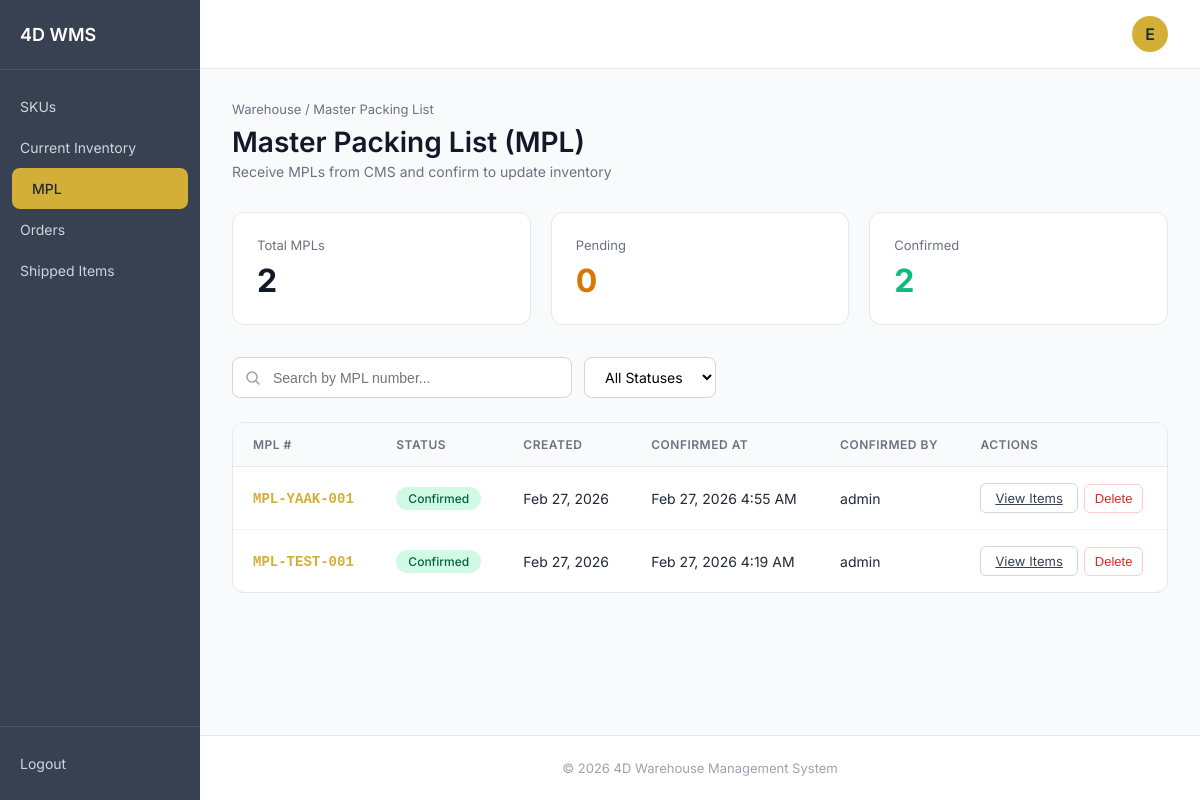
/mpl.php (signed in), run on the app's committed database.
### tables this page shows
CREATE TABLE `packing_list` (
  `id` int(11) NOT NULL,
  `mpl_number` varchar(100) NOT NULL,
  `status` enum('pending','confirmed','cancelled') DEFAULT 'pending',
  `created_at` timestamp NOT NULL DEFAULT CURRENT_TIMESTAMP,
  `confirmed_at` timestamp NULL DEFAULT NULL,
  `confirmed_by_user_id` int(11) DEFAULT NULL
);

CREATE TABLE `users` (
  `id` int(11) NOT NULL,
  `username` varchar(50) NOT NULL,
  `email` varchar(100) DEFAULT NULL,
  `password` varchar(255) NOT NULL,
  `last_login` datetime DEFAULT NULL,
  `created_at` timestamp NOT NULL DEFAULT CURRENT_TIMESTAMP
);

### mpl.php (the view, shortened to what this page needs)
<?php
require_once 'db_connect.php';
$username = $_SESSION['username'] ?? 'U';
$total_mpls   = $mysqli->query("SELECT COUNT(*) c FROM packing_list")->fetch_assoc()['c'] ?? 0;
$pending      = $mysqli->query("SELECT COUNT(*) c FROM packing_list WHERE status = 'pending'")->fetch_assoc()['c'] ?? 0;
$confirmed    = $mysqli->query("SELECT COUNT(*) c FROM packing_list WHERE status = 'confirmed'")->fetch_assoc()['c'] ?? 0;
$search        = isset($_GET['search']) ? $mysqli->real_escape_string(trim($_GET['search'])) : '';
$status_filter = isset($_GET['status']) ? $mysqli->real_escape_string(trim($_GET['status'])) : '';
$where_parts = [];
$where = $where_parts ? 'WHERE ' . implode(' AND ', $where_parts) : '';
$result = $mysqli->query("SELECT pl.*, u.username as confirmed_by
                          FROM packing_list pl
                          LEFT JOIN users u ON pl.confirmed_by_user_id = u.id
                          $where
                          ORDER BY pl.created_at DESC
                          LIMIT 100");
$mpls = $result ? $result->fetch_all(MYSQLI_ASSOC) : [];
?>
<!DOCTYPE html>
<html lang="en">
<head>
    <link rel="stylesheet" href="styles.css">
</head>
<body>
    <div class="sidebar">
        <div class="logo">4D WMS</div>
        <nav class="nav">
            <a href="index.php"      class="nav-item"><p>SKUs</p></a>
            <a href="inventory.php"  class="nav-item"><p>Current Inventory</p></a>
             <a href="mpl.php"        class="nav-item active"><p>MPL</p></a>
            <a href="orders.php"     class="nav-item"><p>Orders</p></a>
            <a href="shipped.php" class="nav-item"> <p>Shipped Items</p> </a>
        </nav>
        <div class="logout">
            <a href="logout.php" class="logout-btn">
                <p>Logout</p>
            </a>
        </div>
    </div>
    <div class="main-content">
        <header class="header">
            <div class="header-right">
                <div class="user-avatar"><?= strtoupper(substr($username, 0, 1)) ?></div>
            </div>
        </header>
        <main class="content">
            <div class="breadcrumb">Warehouse / Master Packing List</div>
            <h1 class="page-title">Master Packing List (MPL)</h1>
            <p class="page-subtitle">Receive MPLs from CMS and confirm to update inventory</p>
            <div class="stats-row" style="grid-template-columns:repeat(3,1fr);">
                <div class="stat-card">
                    <div class="stat-label">Total MPLs</div>
                    <div class="stat-value"><?= number_format($total_mpls) ?></div>
                </div>
                <div class="stat-card">
                    <div class="stat-label">Pending</div>
                    <div class="stat-value" style="color:#D97706;"><?= number_format($pending) ?></div>
                </div>
                <div class="stat-card">
                    <div class="stat-label">Confirmed</div>
                    <div class="stat-value green"><?= number_format($confirmed) ?></div>
                </div>
            </div>
            <div class="filters">
                <input type="text" class="search-input" style="max-width:340px;"
                       placeholder="Search by MPL number..."
                       value="<?= htmlspecialchars($search) ?>"
                       onchange="window.location.href='mpl.php?search='+encodeURIComponent(this.value)+'<?= $status_filter ? '&status='.urlencode($status_filter) : '' ?>'">
                <select class="select-box"
                        onchange="window.location.href='mpl.php?status='+this.value+'<?= $search ? '&search='.urlencode($search) : '' ?>'">
                    <option value="">All Statuses</option>
                </select>
            </div>
            <div class="card">
                <table class="table">
                    <thead>
                        <tr>
                            <th>MPL #</th>
                            <th>Status</th>
                            <th>Created</th>
                            <th>Confirmed At</th>
                            <th>Confirmed By</th>
                            <th>Actions</th>
                        </tr>
                    </thead>
                    <tbody>
                        <?php if (empty($mpls)): ?>
                        <tr>
                            <td colspan="6">
                                <div class="empty-state">
                                    <div style="font-size:48px;">📦</div>
                                    <p>No packing lists yet. MPLs will appear here when received from CMS.</p>
                                </div>
                            </td>
                        </tr>
                        <?php else: ?>
                        <?php foreach ($mpls as $mpl):
                            $status = $mpl['status'] ?? 'pending';
                            $badge_class = match($status) {
                                'confirmed' => 'badge-in-stock',
                                'cancelled' => 'badge-out',
                                default     => 'badge-low'
                            };
                        ?>
                        <tr>
                            <td>
                                <a href="mpl-items.php?mpl_id=<?= $mpl['id'] ?>" class="order-link">
                                    <?= htmlspecialchars($mpl['mpl_number']) ?>
                                </a>
                            </td>
                            <td><span class="status-badge <?= $badge_class ?>"><?= ucfirst($status) ?></span></td>
                            <td class="date-cell"><?= $mpl['created_at'] ? date('M d, Y', strtotime($mpl['created_at'])) : '—' ?></td>
                            <td class="date-cell"><?= $mpl['confirmed_at'] ? date('M d, Y g:i A', strtotime($mpl['confirmed_at'])) : '—' ?></td>
                            <td><?= htmlspecialchars($mpl['confirmed_by'] ?? '—') ?></td>
                            <td>
                                <div class="action-group">
                                    <a href="mpl-items.php?mpl_id=<?= $mpl['id'] ?>" class="edit-btn">View Items</a>
                                    <button class="delete-btn" onclick="deleteMPL(<?= $mpl['id'] ?>)">Delete</button>
                                </div>
                            </td>
                        </tr>
                        <?php endforeach; ?>
                        <?php endif; ?>
                    </tbody>
                </table>
            </div>
        </main>
        <footer class="footer">© 2026 4D Warehouse Management System</footer>
    </div>
</body>
</html>

### styles.css (style rules this page uses)
html { --bg: #F9FAFB; --sidebarbg: #374151; --white: #FFFFFF; --white2: #D1D5DB; --bluegray: #374151; --darkblue: #1F2937; --yellow: #D4AF37; }
* { margin: 0; padding: 0; box-sizing: border-box; }
body { font-family: 'Inter', sans-serif; background: var(--bg); color: var(--darkblue); display: flex; min-height: 100vh; }
.sidebar { width: 200px; background: var(--sidebarbg); color: var(--white); padding: 0; display: flex; flex-direction: column; position: fixed; height: 100vh; overflow-y: auto; }
.logo { padding: 24px 20px; font-size: 18px; font-weight: 600; border-bottom: 1px solid rgba(255, 255, 255, 0.1); }
.nav { flex: 1; padding: 16px 0; }
.nav-item { display: flex; align-items: center; gap: 12px; padding: 12px 20px; color: var(--white2); text-decoration: none; font-size: 14px; transition: all 0.2s; cursor: pointer; }
.nav-item.active { background: var(--yellow); color: var(--darkblue); font-weight: 500; border-radius: 8px; margin: 0 12px; }
.logout { padding: 20px; border-top: 1px solid rgba(255, 255, 255, 0.1); }
.logout-btn { display: flex; align-items: center; gap: 8px; color: var(--white2); text-decoration: none; font-size: 14px; padding: 8px 0; }
.main-content { margin-left: 200px; flex: 1; display: flex; flex-direction: column; }
.header { background: var(--white); padding: 16px 32px; display: flex; justify-content: space-between; align-items: center; border-bottom: 1px solid #E5E7EB; }
.header-right { display: flex; align-items: center; gap: 16px; }
.user-avatar { width: 36px; height: 36px; border-radius: 50%; background: var(--yellow); display: flex; align-items: center; justify-content: center; font-weight: 600; color: var(--darkblue); }
.content { padding: 32px; flex: 1; }
.breadcrumb { font-size: 13px; color: #6B7280; margin-bottom: 8px; }
.page-title { font-size: 28px; font-weight: 600; color: #111827; margin-bottom: 4px; }
.page-subtitle { font-size: 14px; color: #6B7280; margin-bottom: 32px; }
.search-input { flex: 1; padding: 10px 16px 10px 40px; border: 1px solid #D1D5DB; border-radius: 8px; font-size: 14px; }
.card { background: #FFFFFF; border-radius: 12px; border: 1px solid #E5E7EB; overflow: hidden; }
.table { width: 100%; border-collapse: collapse; }
.table thead { background: #F9FAFB; }
.table th { padding: 14px 20px; text-align: left; font-size: 12px; font-weight: 600; color: #6B7280; text-transform: uppercase; letter-spacing: 0.5px; border-bottom: 1px solid #E5E7EB; }
.table td { padding: 16px 20px; font-size: 14px; color: #1F2937; border-bottom: 1px solid #F3F4F6; }
.table tbody tr:last-child td { border-bottom: none; }
.edit-btn { display: inline-flex; align-items: center; gap: 6px; padding: 6px 14px; background: transparent; border: 1px solid #D1D5DB; border-radius: 6px; font-size: 13px; color: #374151; cursor: pointer; transition: all 0.2s; }
.footer { text-align: center; padding: 24px; color: #9CA3AF; font-size: 13px; border-top: 1px solid #E5E7EB; background: #FFFFFF; }
.stats-row { display: grid; grid-template-columns: 1fr 1fr; gap: 20px; margin-bottom: 32px; }
.stat-card { background: #FFFFFF; border: 1px solid #E5E7EB; border-radius: 12px; padding: 24px; }
.stat-label { font-size: 13px; color: #6B7280; margin-bottom: 8px; }
.stat-value { font-size: 32px; font-weight: 700; color: #111827; }
.stat-value.green { color: #10B981; }
.filters { display: flex; gap: 12px; margin-bottom: 24px; flex-wrap: wrap; }
.select-box { padding: 10px 16px; border: 1px solid #D1D5DB; border-radius: 8px; font-size: 14px; background: #FFFFFF; cursor: pointer; font-family: 'Inter', sans-serif; }
.status-badge { display: inline-block; padding: 4px 12px; border-radius: 12px; font-size: 12px; font-weight: 500; }
.badge-in-stock { background: #D1FAE5; color: #065F46; }
.order-link { color: #D4AF37; font-weight: 600; text-decoration: none; font-family: 'Courier New', monospace; }
.date-cell { color: #6B7280; font-size: 13px; }
.action-group { display: flex; gap: 6px; align-items: center; }
.delete-btn { display: inline-flex; align-items: center; padding: 6px 10px; background: transparent; border: 1px solid #FECACA; border-radius: 6px; font-size: 13px; color: #DC2626; cursor: pointer; transition: all 0.2s; }

### data on the page
packing_list: mpl_number "MPL-YAAK-001", status "Confirmed", created_at "Feb 27, 2026", confirmed_at "Feb 27, 2026 4:55 AM", users.username "admin"
packing_list: mpl_number "MPL-TEST-001", status "Confirmed", created_at "Feb 27, 2026", confirmed_at "Feb 27, 2026 4:19 AM", users.username "admin"

### other printed values
substr($username, 0, 1) "E"
$total_mpls "2"
$pending "0"
$confirmed "2"
